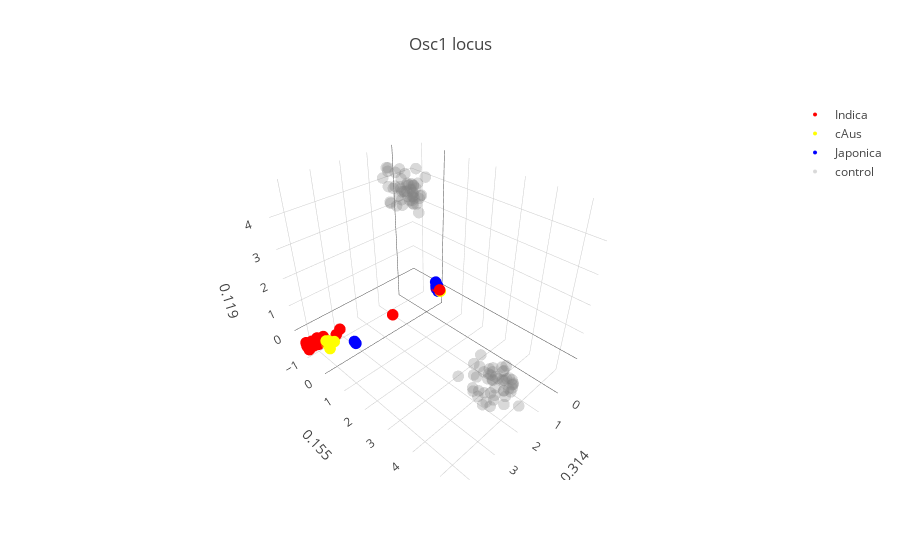

The notebook cell this image was saved under:
### Code cell
### Build control data set with apropriate distances.
length_haps= gen_data.shape[1]

Control_inc= True
### control sample
control_n= 50

control_data= []
for k in range(2):

    probs= vector_lib[control_vecs[k],:length_haps]
    probs[probs < 0] = 0
    probs[probs > 1] = 1
    m= control_n
    Haps= [[np.random.choice([1,0],p= [1-probs[x],probs[x]]) for x in range(length_haps)] for acc in range(m)]

    control_data.extend(Haps)

control_data= np.array(control_data)

## Perform PCA with or without including control populations.


if Control_inc:
    pca = PCA(n_components=n_comp, whiten=False,svd_solver='randomized').fit(np.vstack([gen_data,control_data]))
    feat_unbias= pca.transform(np.vstack([gen_data,control_data]))
    color_indexes[-1]= range(gen_data.shape[0], gen_data.shape[0] + control_n * 2)
    var_comps= pca.explained_variance_ratio_
else:
    pca = PCA(n_components=n_comp, whiten=False,svd_solver='randomized').fit(np.vstack([gen_data,control_data]))
    feat_unbias= pca.transform(np.vstack([gen_data,control_data]))
    color_indexes[-1]= range(gen_data.shape[0], gen_data.shape[0] + control_n * 2)
    var_comps= pca.explained_variance_ratio_


fig_data= [go.Scatter3d(
        x = feat_unbias[color_indexes[i],0],
        y = feat_unbias[color_indexes[i],1],
        z = feat_unbias[color_indexes[i],2],
        type='scatter3d',
        mode= "markers",
        name= ref_names[i],
        text= ['ID: {}, gp: {}'.format(Names[x], ref_names[i]) for x in color_indexes[i]],
        marker= {
        'line': {'width': 0},
        'size': 4,
        'symbol': 'circle',
        'color': colors[i],
        "opacity": 1
      }
    ) for i in [x for x in color_indexes.keys() if x >= 0]]

fig_data.append(go.Scatter3d(
    x = feat_unbias[color_indexes[-1],0],
    y = feat_unbias[color_indexes[-1],1],
    z = feat_unbias[color_indexes[-1],2],
    type='scatter3d',
    mode= "markers",
    name= ref_names[-1],
    #text= ['a: {}; b: {}, L: {}; index = {}'.format(background_1[k,0],background_1[k,1],background_1[k,2], k) for k in range(background_1.shape[0])],
    marker= {
    'line': {'width': 0},
    'size': 4,
    'symbol': 'circle',
    'color': colors[-1],
    "opacity": .3
  }
)
)


layout = go.Layout(
    title= 'Osc1 locus',
    scene= Scene(
    yaxis=dict(
        title='{}'.format(round(var_comps[1],3))),
    xaxis=dict(
    title= '{}'.format(round(var_comps[0],3))),
    zaxis=dict(
    title= '{}'.format(round(var_comps[2],3))))
)


fig = go.Figure(data=fig_data,layout= layout)
iplot(fig)

### Figure 1 — Plotly figure (JSON) as saved in the notebook; plotly's stock layout.template omitted (floating-point values rounded to 4 significant figures; data arrays with more than 128 entries replaced by an {"elided": "..."} marker saying what was removed)
{"data": [{"marker": {"color": "red", "line": {"width": 0}, "opacity": 1, "size": 4, "symbol": "circle"}, "mode": "markers", "name": "Indica", "text": {"elided": "394 str values"}, "type": "scatter3d", "x": {"elided": "394 float values"}, "y": {"elided": "394 float values"}, "z": {"elided": "394 float values"}}, {"marker": {"color": "yellow", "line": {"width": 0}, "opacity": 1, "size": 4, "symbol": "circle"}, "mode": "markers", "name": "cAus", "text": ["ID: IRIS_313-11742, gp: cAus", "ID: IRIS_313-11298, gp: cAus", "ID: IRIS_313-8321, gp: cAus", "ID: IRIS_313-10020, gp: cAus", "ID: IRIS_313-8342, gp: cAus", "ID: IRIS_313-11054, gp: cAus", "ID: IRIS_313-9610, gp: cAus", "ID: IRIS_313-11013, gp: cAus", "ID: IRIS_313-10925, gp: cAus", "ID: IRIS_313-11454, gp: cAus", "ID: IRIS_313-11055, gp: cAus", "ID: IRIS_313-9626, gp: cAus", "ID: IRIS_313-11058, gp: cAus", "ID: IRIS_313-11323, gp: cAus", "ID: IRIS_313-11324, gp: cAus", "ID: IRIS_313-11629, gp: cAus", "ID: CX368, gp: cAus", "ID: IRIS_313-11064, gp: cAus", "ID: IRIS_313-8410, gp: cAus", "ID: IRIS_313-11636, gp: cAus", "ID: IRIS_313-11015, gp: cAus", "ID: IRIS_313-9422, gp: cAus", "ID: IRIS_313-10673, gp: cAus", "ID: IRIS_313-8864, gp: cAus", "ID: IRIS_313-11483, gp: cAus", "ID: IRIS_313-9283, gp: cAus", "ID: IRIS_313-11214, gp: cAus", "ID: IRIS_313-11191, gp: cAus", "ID: IRIS_313-11462, gp: cAus", "ID: IRIS_313-10963, gp: cAus", "ID: IRIS_313-10965, gp: cAus", "ID: IRIS_313-8554, gp: cAus", "ID: IRIS_313-12141, gp: cAus", "ID: IRIS_313-10976, gp: cAus", "ID: IRIS_313-10845, gp: cAus", "ID: IRIS_313-9661, gp: cAus", "ID: IRIS_313-8963, gp: cAus", "ID: IRIS_313-10849, gp: cAus", "ID: IRIS_313-10981, gp: cAus", "ID: IRIS_313-10718, gp: cAus", "ID: IRIS_313-10852, gp: cAus", "ID: IRIS_313-10979, gp: cAus", "ID: IRIS_313-10987, gp: cAus", "ID: IRIS_313-10543, gp: cAus", "ID: IRIS_313-9449, gp: cAus", "ID: IRIS_313-11982, gp: cAus", "ID: IRIS_313-11112, gp: cAus", "ID: IRIS_313-10869, gp: cAus", "ID: IRIS_313-11265, gp: cAus", "ID: IRIS_313-10927, gp: cAus", "ID: IRIS_313-11272, gp: cAus", "ID: IRIS_313-10875, gp: cAus", "ID: IRIS_313-12002, gp: cAus", "ID: IRIS_313-11277, gp: cAus", "ID: IRIS_313-11557, gp: cAus", "ID: IRIS_313-11016, gp: cAus", "ID: IRIS_313-11017, gp: cAus", "ID: IRIS_313-11018, gp: cAus", "ID: IRIS_313-11020, gp: cAus", "ID: IRIS_313-11458, gp: cAus", "ID: IRIS_313-11024, gp: cAus", "ID: IRIS_313-8721, gp: cAus", "ID: IRIS_313-11027, gp: cAus", "ID: IRIS_313-11291, gp: cAus", "ID: IRIS_313-11618, gp: cAus"], "type": "scatter3d", "x": [-0.6317, -0.6401, 4.0, -0.6343, -0.6251, -0.6343, -0.6343, -0.6317, -0.6317, -0.6251, -0.6343, -0.6317, 4.03, -0.6317, -0.6317, -0.6343, -0.6306, -0.6343, -0.6343, -0.6343, -0.6302, -0.6343, -0.6343, -0.6401, -0.6401, -0.6343, 3.944, -0.6343, -0.6343, -0.6401, -0.6401, -0.6251, -0.6343, -0.6343, 4.019, -0.6343, -0.6343, -0.6317, 3.817, -0.6343, -0.6343, 4.024, 4.019, -0.6343, -0.6343, -0.6251, 4.024, -0.6317, -0.6343, 4.019, -0.6343, -0.6401, -0.6343, 4.027, -0.6343, -0.6317, -0.6401, -0.6401, -0.6343, -0.6343, -0.6343, -0.6122, -0.6343, -0.6343, -0.6343], "y": [0.009746, -0.1418, -0.2769, -0.02294, -0.0445, -0.02294, -0.02294, 0.009746, 0.009746, -0.0445, -0.02294, 0.009746, -0.2264, 0.009746, 0.009746, -0.02294, 0.0009404, -0.02294, -0.02294, -0.02294, -0.02901, -0.02294, -0.02294, -0.1418, -0.1418, -0.02294, -0.3635, -0.02294, -0.02294, -0.1418, -0.1418, -0.0445, -0.02294, -0.02294, -0.3679, -0.02294, -0.02294, 0.009746, -0.2606, -0.02294, -0.02294, -0.2504, -0.3679, -0.02294, -0.02294, -0.0445, -0.2504, 0.009746, -0.02294, -0.3679, -0.02294, -0.1418, -0.02294, -0.3763, -0.02294, 0.009746, -0.1418, -0.1418, -0.02294, -0.02294, -0.02294, 0.09072, -0.02294, -0.02294, -0.02294], "z": [-0.2093, -0.1905, 0.06484, -0.2063, -0.1953, -0.2063, -0.2063, -0.2093, -0.2093, -0.1953, -0.2063, -0.2093, -0.1239, -0.2093, -0.2093, -0.2063, -0.2075, -0.2063, -0.2063, -0.2063, -0.126, -0.2063, -0.2063, -0.1905, -0.1905, -0.2063, -0.3533, -0.2063, -0.2063, -0.1905, -0.1905, -0.1953, -0.2063, -0.2063, -0.1017, -0.2063, -0.2063, -0.2093, -0.07236, -0.2063, -0.2063, -0.127, -0.1017, -0.2063, -0.2063, -0.1953, -0.127, -0.2093, -0.2063, -0.1017, -0.2063, -0.1905, -0.2063, 0.01518, -0.2063, -0.2093, -0.1905, -0.1905, -0.2063, -0.2063, -0.2063, -0.1811, -0.2063, -0.2063, -0.2063]}, {"marker": {"color": "blue", "line": {"width": 0}, "opacity": 1, "size": 4, "symbol": "circle"}, "mode": "markers", "name": "Japonica", "text": {"elided": "319 str values"}, "type": "scatter3d", "x": {"elided": "319 float values"}, "y": {"elided": "319 float values"}, "z": {"elided": "319 float values"}}, {"marker": {"color": "grey", "line": {"width": 0}, "opacity": 0.3, "size": 4, "symbol": "circle"}, "mode": "markers", "name": "control", "type": "scatter3d", "x": [0.662, 0.3268, 0.6954, 1.124, 0.3158, 0.2692, 1.249, 0.5725, 0.6344, 0.4835, 0.4732, 0.5263, 0.6054, 0.6246, 0.1071, 1.07, 1.124, 0.2977, 0.1541, 0.8936, -0.161, 1.04, 0.2828, 0.3325, 0.8248, 0.9151, 0.2534, 0.3813, 0.9886, 0.3409, 0.5389, 0.7733, 0.2982, 0.4613, 0.4881, 0.2672, 0.5183, 0.4394, 0.4891, 0.7521, 0.3997, 0.3761, 0.4458, 0.1373, 0.5433, 0.1512, 0.6677, 0.1828, 0.6702, 0.3695, 1.517, 1.195, 1.581, 1.507, 1.412, 1.313, 1.462, 2.386, 1.862, 1.712, 0.88, 0.9811, 1.95, 1.623, 2.086, 1.235, 1.774, 1.455, 1.629, 1.905, 2.081, 2.16, 1.597, 1.518, 1.406, 1.921, 0.9511, 2.083, 1.511, 1.832, 1.901, 1.816, 1.398, 1.515, 2.183, 2.2, 1.416, 1.159, 1.811, 1.243, 1.96, 1.112, 1.422, 1.989, 1.215, 1.464, 1.593, 1.28, 2.206, 1.681], "y": [-0.4223, 0.08794, -0.4074, -0.4862, -0.004723, -0.3592, -0.5312, -0.477, 0.07868, -0.2418, -0.3631, -0.4183, -0.3173, -0.4044, -0.1966, -0.5074, -0.4324, -0.3033, -0.2596, -0.4061, -0.1862, -0.5052, -0.2722, -0.2004, -0.5719, -0.6675, -0.3592, -0.02931, -0.5344, -0.2624, -0.3443, -0.3272, -0.382, -0.0848, -0.587, -0.292, -0.5567, -0.3995, -0.217, -0.5324, -0.4023, -0.1354, -0.08841, -0.2269, -0.2538, -0.0483, -0.6465, -0.4236, -0.5241, -0.05958, 3.911, 4.58, 4.128, 4.627, 4.016, 4.288, 4.881, 4.594, 4.875, 4.853, 4.229, 3.351, 3.311, 4.406, 3.982, 4.018, 5.045, 4.205, 4.634, 4.61, 4.003, 4.244, 3.609, 4.228, 3.658, 4.637, 4.224, 4.2, 4.923, 4.436, 3.95, 5.369, 4.734, 4.165, 4.56, 4.806, 4.53, 4.327, 4.275, 4.022, 4.998, 4.239, 4.845, 4.329, 4.505, 4.885, 3.58, 4.73, 4.723, 4.758], "z": [4.02, 3.851, 4.663, 4.791, 3.257, 4.091, 4.501, 3.887, 4.028, 4.151, 4.104, 3.908, 3.947, 3.48, 3.608, 4.192, 4.697, 3.475, 3.414, 4.18, 4.235, 3.686, 3.837, 4.09, 4.043, 4.687, 3.895, 4.691, 3.619, 3.598, 4.492, 4.15, 3.919, 3.83, 4.249, 3.436, 3.582, 3.892, 3.65, 4.538, 3.702, 3.723, 4.183, 4.107, 4.218, 3.776, 3.39, 3.616, 3.759, 4.071, -0.06495, -0.06407, 0.05372, 0.1095, 0.05514, -0.2104, -0.04475, -0.2078, 0.1588, -0.2079, -0.04645, -0.1272, -0.3699, 0.1819, -0.2445, -0.1889, 0.1711, -0.243, 0.2235, 0.1012, -0.3664, -0.3332, -0.35, -0.1465, -0.1055, -0.1681, -0.1948, -0.202, 0.1772, -0.2972, 0.03377, -0.09084, -0.2398, -0.01342, -0.3007, 0.0007174, -0.04895, -0.002036, 0.1352, -0.01752, -0.2185, 0.07634, 0.03292, -0.2567, -0.1357, 0.1632, 0.08624, 0.04335, -0.3183, -0.08643]}], "layout": {"scene": {"xaxis": {"title": "0.314"}, "yaxis": {"title": "0.155"}, "zaxis": {"title": "0.119"}}, "title": "Osc1 locus"}}
